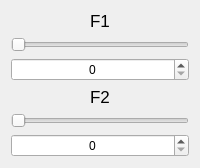
                <widget class="QWidget" name="page_1R_bandpass">
                 <layout class="QVBoxLayout" name="verticalLayout_26">
                  <item>
                   <layout class="QVBoxLayout" name="verticalLayout_25">
                    <item>
                     <widget class="QLabel" name="label_24">
                      <property name="font">
                       <font>
                        <pointsize>13</pointsize>
                       </font>
                      </property>
                      <property name="text">
                       <string>F1</string>
                      </property>
                      <property name="alignment">
                       <set>Qt::AlignCenter</set>
                      </property>
                     </widget>
                    </item>
                    <item>
                     <widget class="QSlider" name="horizontalSlider_1R_bandpass_setF1">
                      <property name="orientation">
                       <enum>Qt::Horizontal</enum>
                      </property>
                     </widget>
                    </item>
                    <item>
                     <widget class="QSpinBox" name="spinBox_1R_bandpass_showF1">
                      <property name="alignment">
                       <set>Qt::AlignCenter</set>
                      </property>
                     </widget>
                    </item>
                    <item>
                     <widget class="QLabel" name="label_25">
                      <property name="font">
                       <font>
                        <pointsize>13</pointsize>
                       </font>
                      </property>
                      <property name="text">
                       <string>F2</string>
                      </property>
                      <property name="alignment">
                       <set>Qt::AlignCenter</set>
                      </property>
                     </widget>
                    </item>
                    <item>
                     <widget class="QSlider" name="horizontalSlider_1R_bandpass_setF2">
                      <property name="orientation">
                       <enum>Qt::Horizontal</enum>
                      </property>
                     </widget>
                    </item>
                    <item>
                     <widget class="QSpinBox" name="spinBox_1R_bandpass_showF2">
                      <property name="alignment">
                       <set>Qt::AlignCenter</set>
                      </property>
                     </widget>
                    </item>
                   </layout>
                  </item>
                 </layout>
                </widget>
